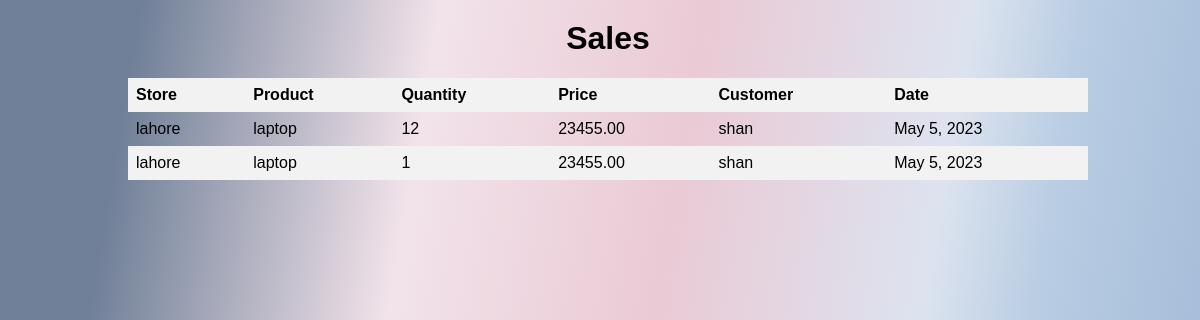
Page /salelist/ (signed in) on the committed database.
### myapp/models.py (models this page shows, shortened)
class Sale(models.Model):
    store = models.ForeignKey(Store, on_delete=models.CASCADE)
    customer = models.ForeignKey('Customer', on_delete=models.CASCADE)
    product = models.ForeignKey('Product', on_delete=models.CASCADE)
    quantity = models.PositiveIntegerField()
    price = models.DecimalField(max_digits=10, decimal_places=2)
    date = models.DateField()

class Store(models.Model):
    name = models.CharField(max_length=100)
    location = models.CharField(max_length=100)
    id = models.AutoField(primary_key=True)
    def __str__(self):
        return self.name

class Product(models.Model):
    id = models.AutoField(primary_key=True)
    name = models.CharField(max_length=100)
    description = models.TextField(blank=True)
    brand = models.CharField(max_length=100)
    category = models.CharField(max_length=100)
    sub_category = models.CharField(max_length=100)
    image = models.ImageField(upload_to='product_images/', blank=True)
    price = models.DecimalField(max_digits=10, decimal_places=2)
    cost = models.DecimalField(max_digits=10, decimal_places=2)
    supplier = models.ForeignKey(Supplier, on_delete=models.CASCADE)
    def __str__(self):
        return self.name

class Customer(models.Model):
    id = models.AutoField(primary_key=True)
    name = models.CharField(max_length=100)
    email = models.EmailField(blank=True)
    phone = models.CharField(max_length=20, blank=True)
    def __str__(self):
        return self.name

### myapp/views.py (the view)
# urls.py: path('salelist/', sale_list, name='salelist'),
@login_required(login_url="login")
def sale_list(request):
    sales = Sale.objects.all()
    return render(request, 'sale_list.html', {'sales' : sales})

### myapp/templates/sale_list.html (shortened to what this page needs)
<!DOCTYPE html>
<html>
<head>
</head>
<body>
  <div class="salelist">
  <h1>Sales</h1>
  <table>
    <thead>
      <tr>
        <th>Store</th>
        <th>Product</th>
        <th>Quantity</th>
        <th>Price</th>
        <th>Customer</th>
        <th>Date</th>
      </tr>
    </thead>
    <tbody>
      {% for sale in sales %}
        <tr>
          <td>{{ sale.store }}</td>
          <td>{{ sale.product }}</td>
          <td>{{ sale.quantity }}</td>
          <td>{{ sale.price }}</td>
          <td>{{ sale.customer }}</td>
          <td>{{ sale.date }}</td>
        </tr>
      {% empty %}
        <tr>
          <td colspan="6">No sales found.</td>
        </tr>
      {% endfor %}
    </tbody>
  </table>
  </div>
</body>
</html>

### myapp/templates/sale_list.html (style rules this page uses)
.salelist { font-family: Arial, sans-serif; width: 80%; margin: 0 auto; }
h1 { font-size: 2em; text-align: center; margin-top: 20px; }
table { border-collapse: collapse; width: 100%; }
th, td { text-align: left; padding: 8px; }
th { background-color: #f2f2f2; }
tr:nth-child(even) { background-color: #f2f2f2; }
body { background: linear-gradient(99.6deg, rgb(112, 128, 152) 10.6%, rgb(242, 227, 234) 32.9%, rgb(234, 202, 213) 52.7%, rgb(220, 227, 239) 72.8%, rgb(185, 205, 227) 81.1%, rgb(154, 180, 212) 102.4%); height: 100vh; width: 100vw; }

### rows in the picture
Sale: store "lahore", product "laptop", quantity "12", price "23455.00", customer "shan", date "May 5, 2023"
Sale: store "lahore", product "laptop", quantity "1", price "23455.00", customer "shan", date "May 5, 2023"
